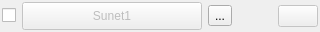
<?xml version="1.0" encoding="UTF-8"?>
<ui version="4.0">
 <class>QSoundControl</class>
 <widget class="QWidget" name="QSoundControl">
  <property name="geometry">
   <rect>
    <x>0</x>
    <y>0</y>
    <width>320</width>
    <height>32</height>
   </rect>
  </property>
  <property name="sizePolicy">
   <sizepolicy hsizetype="Preferred" vsizetype="Fixed">
    <horstretch>0</horstretch>
    <verstretch>0</verstretch>
   </sizepolicy>
  </property>
  <property name="minimumSize">
   <size>
    <width>320</width>
    <height>32</height>
   </size>
  </property>
  <property name="maximumSize">
   <size>
    <width>16777215</width>
    <height>16777215</height>
   </size>
  </property>
  <property name="windowTitle">
   <string>Form</string>
  </property>
  <layout class="QVBoxLayout" name="verticalLayout">
   <property name="margin">
    <number>2</number>
   </property>
   <item>
    <layout class="QHBoxLayout" name="horizontalLayout">
     <item>
      <widget class="QCheckBox" name="checkBox">
       <property name="sizePolicy">
        <sizepolicy hsizetype="Fixed" vsizetype="Fixed">
         <horstretch>0</horstretch>
         <verstretch>0</verstretch>
        </sizepolicy>
       </property>
       <property name="text">
        <string/>
       </property>
      </widget>
     </item>
     <item>
      <widget class="QPushButton" name="soundButton">
       <property name="enabled">
        <bool>false</bool>
       </property>
       <property name="sizePolicy">
        <sizepolicy hsizetype="Expanding" vsizetype="Expanding">
         <horstretch>0</horstretch>
         <verstretch>0</verstretch>
        </sizepolicy>
       </property>
       <property name="contextMenuPolicy">
        <enum>Qt::NoContextMenu</enum>
       </property>
       <property name="text">
        <string>Sunet1</string>
       </property>
       <property name="icon">
        <iconset theme="media-playback-start"/>
       </property>
      </widget>
     </item>
     <item>
      <widget class="QToolButton" name="toolButton">
       <property name="sizePolicy">
        <sizepolicy hsizetype="Fixed" vsizetype="Fixed">
         <horstretch>0</horstretch>
         <verstretch>0</verstretch>
        </sizepolicy>
       </property>
       <property name="cursor">
        <cursorShape>PointingHandCursor</cursorShape>
       </property>
       <property name="text">
        <string>...</string>
       </property>
      </widget>
     </item>
     <item>
      <spacer name="horizontalSpacer">
       <property name="sizePolicy">
        <sizepolicy hsizetype="Minimum" vsizetype="Minimum">
         <horstretch>0</horstretch>
         <verstretch>0</verstretch>
        </sizepolicy>
       </property>
       <property name="orientation">
        <enum>Qt::Horizontal</enum>
       </property>
       <property name="sizeType">
        <enum>QSizePolicy::Minimum</enum>
       </property>
       <property name="sizeHint" stdset="0">
        <size>
         <width>40</width>
         <height>20</height>
        </size>
       </property>
      </spacer>
     </item>
     <item>
      <widget class="QPushButton" name="delButton">
       <property name="enabled">
        <bool>false</bool>
       </property>
       <property name="sizePolicy">
        <sizepolicy hsizetype="Minimum" vsizetype="Fixed">
         <horstretch>0</horstretch>
         <verstretch>0</verstretch>
        </sizepolicy>
       </property>
       <property name="font">
        <font>
         <weight>75</weight>
         <bold>true</bold>
        </font>
       </property>
       <property name="text">
        <string/>
       </property>
       <property name="icon">
        <iconset theme="window-close"/>
       </property>
      </widget>
     </item>
    </layout>
   </item>
  </layout>
 </widget>
 <resources/>
 <connections>
  <connection>
   <sender>checkBox</sender>
   <signal>toggled(bool)</signal>
   <receiver>delButton</receiver>
   <slot>setEnabled(bool)</slot>
   <hints>
    <hint type="sourcelabel">
     <x>17</x>
     <y>23</y>
    </hint>
    <hint type="destinationlabel">
     <x>321</x>
     <y>23</y>
    </hint>
   </hints>
  </connection>
  <connection>
   <sender>delButton</sender>
   <signal>clicked()</signal>
   <receiver>QSoundControl</receiver>
   <slot>close()</slot>
   <hints>
    <hint type="sourcelabel">
     <x>321</x>
     <y>23</y>
    </hint>
    <hint type="destinationlabel">
     <x>171</x>
     <y>23</y>
    </hint>
   </hints>
  </connection>
  <connection>
   <sender>checkBox</sender>
   <signal>toggled(bool)</signal>
   <receiver>soundButton</receiver>
   <slot>setEnabled(bool)</slot>
   <hints>
    <hint type="sourcelabel">
     <x>17</x>
     <y>23</y>
    </hint>
    <hint type="destinationlabel">
     <x>129</x>
     <y>23</y>
    </hint>
   </hints>
  </connection>
 </connections>
</ui>
